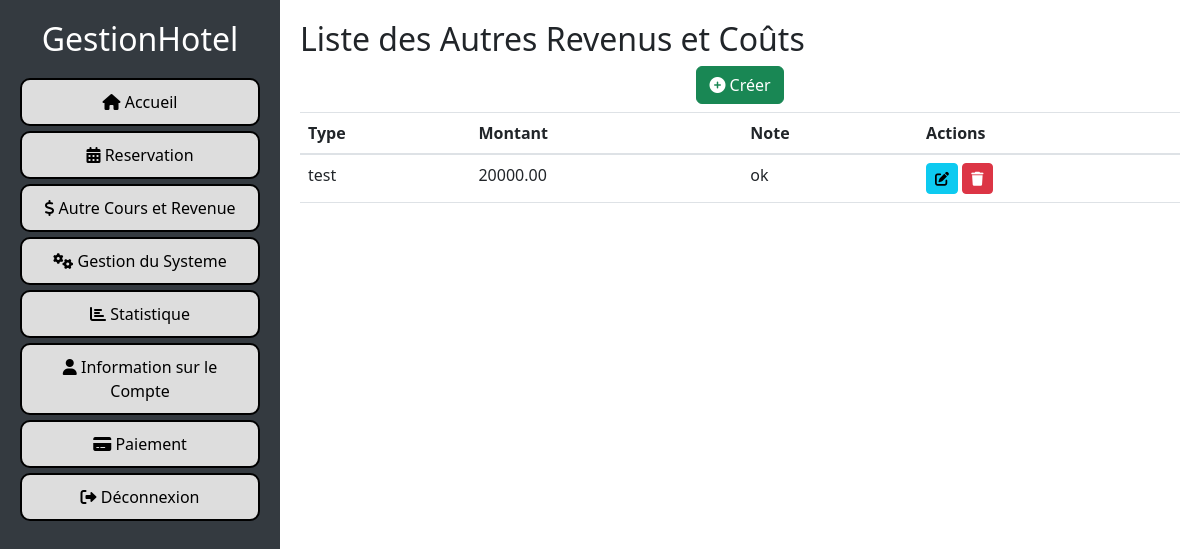
/paiement/autres-revenus-couts/ (signed in), run on the app's committed database.
### paiement/models.py (models this page shows, shortened)
class AutreRevenuCout(models.Model):
    REVENUE_TYPE_CHOICES = [
        ('coût', 'Coût'),
        ('revenu', 'Revenu'),
    ]
    proprietaire = models.ForeignKey(settings.AUTH_USER_MODEL, on_delete=models.CASCADE, null=True)
    type = models.CharField(
        max_length=100,
        choices=REVENUE_TYPE_CHOICES,
        blank=True,
        null=True,
        help_text="Choisissez entre Coût ou Revenu"
    )
    montant = models.DecimalField(max_digits=10, decimal_places=2)
    note = models.TextField()

### paiement/views.py (the view)
# urls.py: path('autres-revenus-couts/', views.autre_revenu_cout_list, name='autre_revenu_cout_list'),
@login_required
def autre_revenu_cout_list(request):
    revenus_couts = AutreRevenuCout.objects.filter(proprietaire=request.user)
    return render(request, 'paiement/autre_revenu_cout_list.html', {'revenus_couts': revenus_couts})

### configuration/context_processors.py (called while the page is built)
def configuration_hotel(request):
    try:
        configuration = Configuration.objects.latest('id')
    except Configuration.DoesNotExist:
        configuration = None
    return {'configuration': configuration}

### paiement/templates/paiement/autre_revenu_cout_list.html (shortened to what this page needs)
<!DOCTYPE html>
<html lang="en">
<head>
    <link rel="stylesheet" href="https://stackpath.bootstrapcdn.com/bootstrap/4.5.2/css/bootstrap.min.css">
    <link rel="stylesheet" href="https://cdnjs.cloudflare.com/ajax/libs/font-awesome/5.15.4/css/all.min.css">
</head>
<body>
    {% include 'menu.html' %}
    <div id="content">
        <h2>Liste des Autres Revenus et Coûts</h2>
        <div class="text-center">
          <a href="{% url 'autre_revenu_cout_create' %}" class="btn btn-success mb-2"><i class="fas fa-plus-circle"></i> Créer</a>
        </div>
        <table class="table">
            <thead>
                <tr>
                    <th>Type</th>
                    <th>Montant</th>
                    <th>Note</th>
                    <th>Actions</th>
                </tr>
            </thead>
            <tbody>
                {% for revenu_cout in revenus_couts %}
                <tr>
                    <td>{{ revenu_cout.type }}</td>
                    <td>{{ revenu_cout.montant }}</td>
                    <td>{{ revenu_cout.note}}</td>
                    <td>
                        <a href="{% url 'autre_revenu_cout_update' revenu_cout.pk %}" class="btn btn-sm btn-info"><i class="fas fa-edit"></i> </a>
                        <a href="{% url 'autre_revenu_cout_delete' revenu_cout.pk %}" class="btn btn-sm btn-danger"><i class="fas fa-trash"></i> </a>
                    </td>
                </tr>
                {% empty %}
                <tr>
                    <td colspan="4">Aucun autre revenu ou coût enregistré.</td>
                </tr>
                {% endfor %}
            </tbody>
        </table>
    </div>
</body>
</html>

### paiement/templates/paiement/autre_revenu_cout_list.html (style rules this page uses)
body { display: flex; height: 100vh; overflow: hidden; margin: 0; }
#content { width: 83.33%; padding: 20px; overflow-y: auto; }

### data on the page
AutreRevenuCout: type "test", montant "20000.00", note "ok"
